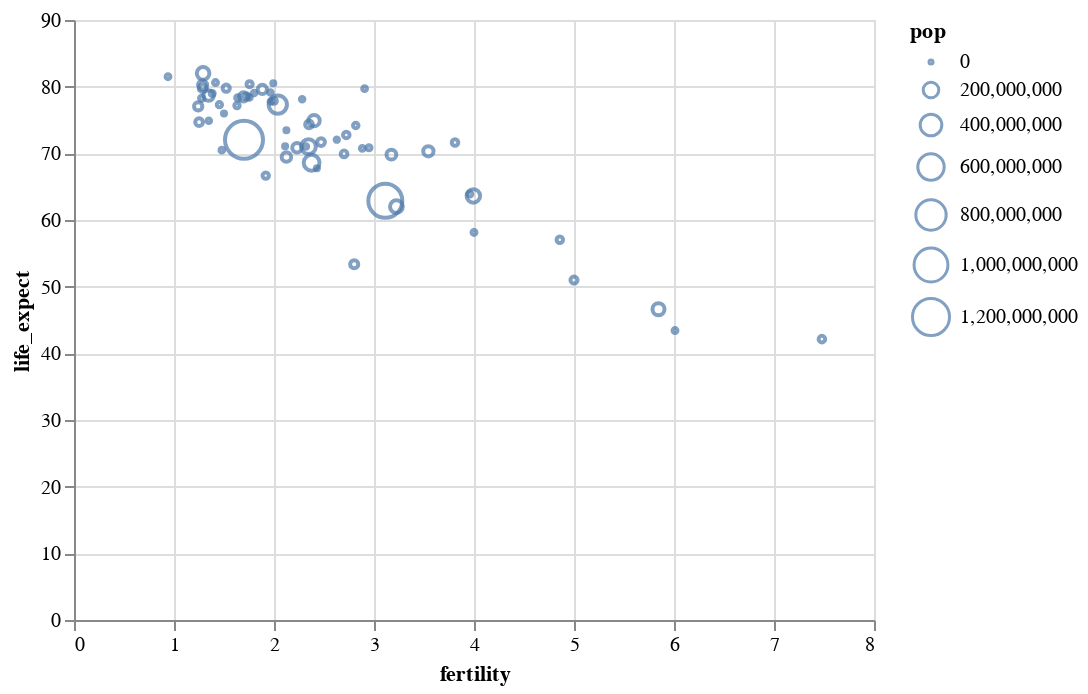

Notebook code for this chart:
### Markdown cell above
- `size` 인코딩 채널은 마크의 크기를 설정한다. 
  - 채널의 의미는 마크 유형에 따라 달라진다. 
  - `point` 마크라면, `size` 채널은 플롯팅 심볼의 픽셀 영역을 의미한다. 
  - 점의 지름은 `size` 값의 제곱근으로 설정된다. 
- 앞서 작성했던 산점도에 대하여 인구 규모 `pop` 필드를 `size` 채널로 인코딩해 보자.  
  차트에는 크기에 대한 범례가 추가된다.

### Code cell
alt.Chart(data2000).mark_point().encode(
    alt.X('fertility:Q'),
    alt.Y('life_expect:Q'),
    alt.Size('pop:Q')
)

### Figure 1 — Vega-Lite specification as saved in the notebook (floating-point values rounded to 4 significant figures)
{"config": {"view": {"continuousWidth": 400, "continuousHeight": 300}}, "data": {"name": "data-fdeb0b749a6385830bd1445d39ad6ea0"}, "mark": "point", "encoding": {"size": {"type": "quantitative", "field": "pop"}, "x": {"type": "quantitative", "field": "fertility"}, "y": {"type": "quantitative", "field": "life_expect"}}, "$schema": "https://vega.github.io/schema/vega-lite/v4.8.1.json", "datasets": {"data-fdeb0b749a6385830bd1445d39ad6ea0": [{"year": 2000, "country": "Afghanistan", "cluster": 0, "pop": 23898198, "life_expect": 42.13, "fertility": 7.479}, {"year": 2000, "country": "Argentina", "cluster": 3, "pop": 37497728, "life_expect": 74.34, "fertility": 2.35}, {"year": 2000, "country": "Aruba", "cluster": 3, "pop": 69539, "life_expect": 73.45, "fertility": 2.124}, {"year": 2000, "country": "Australia", "cluster": 4, "pop": 19164620, "life_expect": 80.37, "fertility": 1.756}, {"year": 2000, "country": "Austria", "cluster": 1, "pop": 8113413, "life_expect": 78.98, "fertility": 1.382}, {"year": 2000, "country": "Bahamas", "cluster": 3, "pop": 290075, "life_expect": 71.07, "fertility": 2.111}, {"year": 2000, "country": "Bangladesh", "cluster": 0, "pop": 130406594, "life_expect": 62.01, "fertility": 3.224}, {"year": 2000, "country": "Barbados", "cluster": 3, "pop": 273483, "life_expect": 75.97, "fertility": 1.5}, {"year": 2000, "country": "Belgium", "cluster": 1, "pop": 10263618, "life_expect": 78.32, "fertility": 1.638}, {"year": 2000, "country": "Bolivia", "cluster": 3, "pop": 8152620, "life_expect": 63.88, "fertility": 3.958}, {"year": 2000, "country": "Brazil", "cluster": 3, "pop": 175552771, "life_expect": 71.01, "fertility": 2.345}, {"year": 2000, "country": "Canada", "cluster": 3, "pop": 31278097, "life_expect": 79.77, "fertility": 1.522}, {"year": 2000, "country": "Chile", "cluster": 3, "pop": 15153450, "life_expect": 77.86, "fertility": 2.0}, {"year": 2000, "country": "China", "cluster": 4, "pop": 1262645000, "life_expect": 72.03, "fertility": 1.7}, {"year": 2000, "country": "Colombia", "cluster": 3, "pop": 39685655, "life_expect": 71.68, "fertility": 2.47}, {"year": 2000, "country": "Costa Rica", "cluster": 3, "pop": 3710558, "life_expect": 78.12, "fertility": 2.281}, {"year": 2000, "country": "Croatia", "cluster": 1, "pop": 4410830, "life_expect": 74.88, "fertility": 1.348}, {"year": 2000, "country": "Cuba", "cluster": 3, "pop": 11134273, "life_expect": 77.16, "fertility": 1.63}, {"year": 2000, "country": "Dominican Republic", "cluster": 3, "pop": 8385828, "life_expect": 70.85, "fertility": 2.95}, {"year": 2000, "country": "Ecuador", "cluster": 3, "pop": 12505204, "life_expect": 74.17, "fertility": 2.817}, {"year": 2000, "country": "Egypt", "cluster": 5, "pop": 70492342, "life_expect": 69.81, "fertility": 3.174}, {"year": 2000, "country": "El Salvador", "cluster": 3, "pop": 6122515, "life_expect": 70.73, "fertility": 2.883}, {"year": 2000, "country": "Finland", "cluster": 1, "pop": 5168595, "life_expect": 78.37, "fertility": 1.754}, {"year": 2000, "country": "France", "cluster": 1, "pop": 59381628, "life_expect": 79.59, "fertility": 1.883}, {"year": 2000, "country": "Georgia", "cluster": 1, "pop": 4777209, "life_expect": 70.48, "fertility": 1.478}, {"year": 2000, "country": "Germany", "cluster": 1, "pop": 82187909, "life_expect": 78.67, "fertility": 1.346}, {"year": 2000, "country": "Greece", "cluster": 1, "pop": 10559110, "life_expect": 78.26, "fertility": 1.277}, {"year": 2000, "country": "Grenada", "cluster": 3, "pop": 89312, "life_expect": 67.75, "fertility": 2.429}, {"year": 2000, "country": "Haiti", "cluster": 3, "pop": 7306302, "life_expect": 58.14, "fertility": 4.0}, {"year": 2000, "country": "Hong Kong", "cluster": 4, "pop": 6658720, "life_expect": 81.5, "fertility": 0.94}, {"year": 2000, "country": "Iceland", "cluster": 1, "pop": 281043, "life_expect": 80.5, "fertility": 1.993}, {"year": 2000, "country": "India", "cluster": 0, "pop": 1007702000, "life_expect": 62.88, "fertility": 3.113}, {"year": 2000, "country": "Indonesia", "cluster": 4, "pop": 206265000, "life_expect": 68.59, "fertility": 2.376}, {"year": 2000, "country": "Iran", "cluster": 5, "pop": 65660289, "life_expect": 69.45, "fertility": 2.124}, {"year": 2000, "country": "Iraq", "cluster": 5, "pop": 22675617, "life_expect": 57.05, "fertility": 4.858}, {"year": 2000, "country": "Ireland", "cluster": 1, "pop": 3791690, "life_expect": 77.78, "fertility": 1.969}, {"year": 2000, "country": "Israel", "cluster": 5, "pop": 5842454, "life_expect": 79.7, "fertility": 2.906}, {"year": 2000, "country": "Italy", "cluster": 1, "pop": 57719337, "life_expect": 80.24, "fertility": 1.286}, {"year": 2000, "country": "Jamaica", "cluster": 3, "pop": 2615467, "life_expect": 72.05, "fertility": 2.628}, {"year": 2000, "country": "Japan", "cluster": 4, "pop": 126699784, "life_expect": 82.0, "fertility": 1.291}, {"year": 2000, "country": "Kenya", "cluster": 2, "pop": 29985839, "life_expect": 50.99, "fertility": 5.0}, {"year": 2000, "country": "South Korea", "cluster": 4, "pop": 21647682, "life_expect": 66.66, "fertility": 1.917}, {"year": 2000, "country": "North Korea", "cluster": 4, "pop": 47351083, "life_expect": 77.05, "fertility": 1.242}, {"year": 2000, "country": "Lebanon", "cluster": 5, "pop": 3578036, "life_expect": 71.03, "fertility": 2.319}, {"year": 2000, "country": "Mexico", "cluster": 3, "pop": 99926620, "life_expect": 74.9, "fertility": 2.401}, {"year": 2000, "country": "Netherlands", "cluster": 1, "pop": 15907853, "life_expect": 78.53, "fertility": 1.726}, {"year": 2000, "country": "New Zealand", "cluster": 4, "pop": 3819762, "life_expect": 79.11, "fertility": 1.964}, {"year": 2000, "country": "Nigeria", "cluster": 2, "pop": 114306700, "life_expect": 46.61, "fertility": 5.845}, {"year": 2000, "country": "Norway", "cluster": 1, "pop": 4492400, "life_expect": 79.05, "fertility": 1.801}, {"year": 2000, "country": "Pakistan", "cluster": 0, "pop": 146342958, "life_expect": 63.61, "fertility": 3.994}, {"year": 2000, "country": "Peru", "cluster": 3, "pop": 25979722, "life_expect": 69.91, "fertility": 2.7}, {"year": 2000, "country": "Philippines", "cluster": 4, "pop": 79739825, "life_expect": 70.3, "fertility": 3.544}, {"year": 2000, "country": "Poland", "cluster": 1, "pop": 38654164, "life_expect": 74.67, "fertility": 1.251}, {"year": 2000, "country": "Portugal", "cluster": 1, "pop": 10335597, "life_expect": 77.29, "fertility": 1.454}, {"year": 2000, "country": "Rwanda", "cluster": 2, "pop": 7507056, "life_expect": 43.41, "fertility": 6.01}, {"year": 2000, "country": "Saudi Arabia", "cluster": 5, "pop": 23153090, "life_expect": 71.63, "fertility": 3.81}, {"year": 2000, "country": "South Africa", "cluster": 2, "pop": 44066197, "life_expect": 53.37, "fertility": 2.802}, {"year": 2000, "country": "Spain", "cluster": 1, "pop": 40016081, "life_expect": 79.78, "fertility": 1.287}, {"year": 2000, "country": "Switzerland", "cluster": 1, "pop": 7266920, "life_expect": 80.62, "fertility": 1.415}, {"year": 2000, "country": "Turkey", "cluster": 1, "pop": 65666677, "life_expect": 70.84, "fertility": 2.23}, {"year": 2000, "country": "United Kingdom", "cluster": 1, "pop": 59522468, "life_expect": 78.47, "fertility": 1.695}, {"year": 2000, "country": "United States", "cluster": 3, "pop": 282338631, "life_expect": 77.31, "fertility": 2.038}, {"year": 2000, "country": "Venezuela", "cluster": 3, "pop": 23542649, "life_expect": 72.77, "fertility": 2.723}]}}
